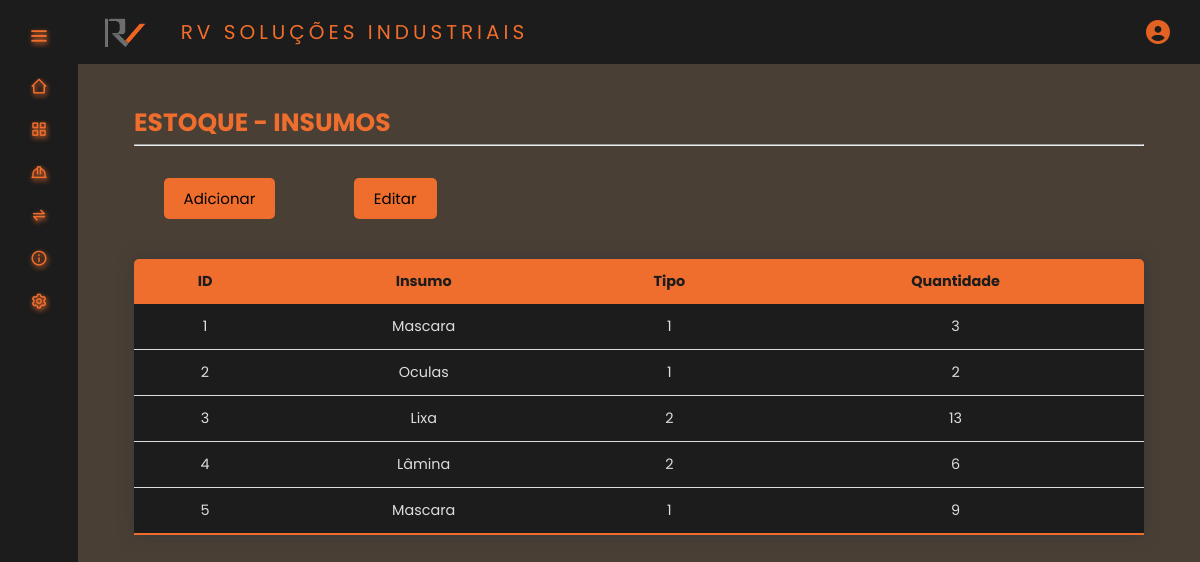
Page /tables/insumos.php on the committed database.
### tables this page shows
CREATE TABLE `produto` (
  `id_produto` int(11) NOT NULL,
  `Quantidade` int(11) DEFAULT NULL,
  `Valor` varchar(50) DEFAULT NULL,
  `Modelo` varchar(100) DEFAULT NULL,
  `Descricao` varchar(100) DEFAULT NULL,
  `Tipo` int(11) DEFAULT NULL,
  `Fornecedor_id` int(11) DEFAULT NULL
);

### tables/function.php (called while the page is built, shortened)
<?php
    function indexINS() {
        $pdo = new PDO("mysql:host=localhost;dbname=almoxarifado", "root", "");
        if (!empty($_POST['Descricao']) && $_POST['Tipo'] == 2){
            $stmt = $pdo->prepare('SELECT * FROM produto WHERE Tipo = 2');
        } else {
            $stmt = $pdo->prepare('SELECT * FROM produto');
        }
        $stmt->execute();
        $produtos = $stmt->fetchAll(PDO::FETCH_ASSOC);
    }
?>

### tables/insumos.php (the view)
<!DOCTYPE html>
    <?php
        require_once('function.php');
        indexINS();
        include(HEADER_TEMPLATE);
    ?>
<html>
    <head>
        <link rel="stylesheet" href="styleTbl.css"/>
        <link href='https://unpkg.com/boxicons@2.1.4/css/boxicons.min.css' rel='stylesheet'>
        <link rel="stylesheet" href="../inc/style.css"/>
    </head>
    <body>
        <header>
            <h2> ESTOQUE - INSUMOS </h2>
            <hr>
            <div id="botoes">
                <div class="pill-nav" id="adicionar">
                    <a href="#contact">Adicionar</a>
                </div>
                <div class="pill-nav" id="editar">
                    <a href="#about">Editar</a>
                </div>
            </div>
        </header>
        <main>
            <table class="content-table">
                <thead>
                    <tr>
                        <th>ID</th>
                        <th>Insumo</th>
                        <th>Tipo</th>
                        <th>Quantidade</th>
                    </tr>
                </thead>
                <tbody>
                    <?php if ($produtos) : ?>
                        <?php foreach($produtos as $produto) :?>
                            <tr>
                                <td><?php echo $produto['id_produto']?></td>
                                <td><?php echo $produto['Descricao']?></td>
                                <td><?php echo $produto['Tipo']?></td>
                                <td><?php echo $produto['Quantidade']?></td>
                            </tr>
                        <?php endforeach ; ?>
                    <?php endif ; ?>
                </tbody>
            </table>
        </main>
    </body>
</html>

### inc/header.php (shortened to what this page needs)
<!DOCTYPE html>
<html lang="pt-br">
  <head>
    <link href='https://unpkg.com/boxicons@2.1.4/css/boxicons.min.css' rel='stylesheet'>
    <link rel="stylesheet" href="https://cdnjs.cloudflare.com/ajax/libs/font-awesome/6.4.0/css/all.min.css" />
    <link rel="stylesheet" href="./style.css"/>
  </head>
  <header>
    <div class="sidebar" id="sidebar">
      <div class="logo_details">
          <i class="bx bx-menu" id="btn"></i>
        </div>
        <ul class="nav-list">
          <li>
            <a href="<?php echo BASEURL; ?>index.php">
              <i class='bx bx-home-alt-2' id="icons"></i>
            </a>
          </li>
          <li>
            <a href="<?php echo BASEURL; ?>./tables/insumos.php">
              <i class='bx bx-grid-alt' id="icons"></i>
            </a>
          </li>
          <li>
            <a href="<?php echo BASEURL; ?>./tables/epis.php">
              <i class='bx bx-hard-hat' id="icons"></i>
            </a>
          </li>
          <li>
            <a href="<?php echo BASEURL; ?>telas/historico.php">
              <i class='bx bx-transfer-alt' id="icons"></i>
            </a>
          </li>
          <li>
            <a href="<?php echo BASEURL; ?>telas/sobre.php">
              <i class='bx bx-info-circle' id="icons"></i>
            </a>
          </li>
          <li>
            <a  href="#">
              <i class="bx bx-cog" id="icons"></i>
            </a>
          </li>
        </ul>
      </div>
  </header>
    <section class="home-section">
      <div class="topnav" id="myTopnav">
        <nav>
          <a class="logo_rv" href="#">
            <img src="<?php echo BASEURL; ?>images/logo.png" alt="logo" width="45" height="">
          </a>
          <ul class="container">
            <a class="logo" href="#">RV Soluções Industriais</a>
          </ul>
          <ul class="navlist">
            <li><a href="#" class="login"><i class="fa-solid fa-circle-user fa-xl" style="color: #e16223;"></i></a></li>
          </ul>
        </nav>
      </div>
</html>

### inc/style.css (style rules this page uses)
:root { --color-default:#1c1c1c; --color-second: #D3D3D3; --color-white:#89817D; --color-body:#4A3F35; --color-black:#F06E2D; }
* { padding: 0%; margin: 0%; box-sizing: border-box; font-family: 'Poppins', sans-serif; }
.container { font-size:20px; text-transform: uppercase; letter-spacing: 4px; margin-left: 10%; }
.container .logo { cursor: default; }
.sidebar { min-height: 100vh; width: 78px; padding: 6px 14px; z-index: 10; background-color: var(--color-default); transition: all .5s ease; position: fixed; top:0; left: 0; }
.sidebar .logo_details { height: 60px; display: flex; align-items: center; position: relative; }
.sidebar .logo_details #btn { position: absolute; top:3.7vh; right: 0; transform: translateY(-50%); font-size: 23px; text-align: center; cursor: pointer; transition: all .5s ease; text-shadow: 1px 2px 5px #F06E2D; }
.sidebar i { color:var(--color-black); height: 60px; line-height: 60px; min-width: 50px; font-size: 25px; text-align: center; }
.sidebar .nav-list { margin-top: -5px; height: 100%; }
.sidebar li { position: relative; margin:8px 0; list-style: none; }
.sidebar li a { display: flex; height: 100%; width: 100%; align-items: center; text-decoration: none; background-color: var(--color-default); position: relative; transition: all .5s ease; z-index: 12; }
.sidebar li a::after { content: ""; position: absolute; width: 100%; height: 100%; transform: scaleX(0); background-color: var(--color-white); border-radius: 5px; transition: transform 0.3s ease-in-out; transform-origin: left; z-index: -2; }
.sidebar li i { height: 35px; line-height: 35px; font-size: 18px; border-radius: 5px; }
.home-section { position: absolute; background-color: var(--color-body); min-height: 100vh; top:0vh; left:78px; width: calc(100% - 78px); transition: all .6s ease; z-index: 2; }
* { margin: 0; padding: 0; box-sizing: border-box; }
a { color: #232323; text-decoration: none; transition: 0.5s; }
.container { font-size:20px; text-transform: uppercase; letter-spacing: 4px; margin-left: 3%; }
.container .logo { cursor: default; color: var(--color-black); }
nav { display: flex; align-items: center; font-family: system-ui, -apple-system, Helvetica, sans-serif, Arial; background: var(--color-default); height: 8vh; position: relative; top: 0; left: 0; right: 0; z-index: 999; }
.navlist { list-style: none; z-index: 999; }
.navlist li { position: absolute; right: 30px; top: 2.5vh }
.logo_rv { position: relative; margin-top: 1.2vh; margin-left: 3vh; cursor: default; }
#icons { text-shadow: 1px 2px 5px #F06E2D; }

### tables/styleTbl.css (style rules this page uses)
* { margin: 0 5% 0 5%; font-family: 'Times New Roman', Times, serif; }
h2 { margin-top: 5vh; margin-left: 5%; font-size: 25px; color: #F06E2D; }
hr { margin: 2px auto; width: 90%; }
.container { margin:3vh auto; width:90%; }
.content-table { border-collapse: collapse; margin: 6vh auto; font-size: 0.9em; width: 90%; border-radius: 5px 5px 0 0; overflow: hidden; box-shadow: 0 0 15px #383838; }
.content-table thead tr { background-color: #F06E2D; color: #1c1c1c; text-align: center; font-weight: bold; }
.content-table th, .content-table td { padding: 12px 15px; }
.content-table td { text-align: center; }
.content-table tbody tr { border-bottom: 1px solid #dddddd; }
.content-table tbody tr { background-color: #1c1c1c; color:#dddddd }
.content-table tbody tr:last-of-type { border-bottom: 2px solid #F06E2D }
.pill-nav a { margin-right: 40%; margin-left: 5%; color: black; text-align: center; padding: 10px 20px; text-decoration: none; font-size: 15px; border-radius: 5px; background-color: #F06E2D; overflow: hidden; }
#botoes { display: flex; margin-left: 10vh; margin-right: 5%; margin-top: 5vh; }
#editar { margin-left: 10vh; }

### rows in the picture
produto: id_produto "1", Descricao "Mascara", Tipo "1", Quantidade "3"
produto: id_produto "2", Descricao "Oculas", Tipo "1", Quantidade "2"
produto: id_produto "3", Descricao "Lixa", Tipo "2", Quantidade "13"
produto: id_produto "4", Descricao "Lâmina", Tipo "2", Quantidade "6"
produto: id_produto "5", Descricao "Mascara", Tipo "1", Quantidade "9"
